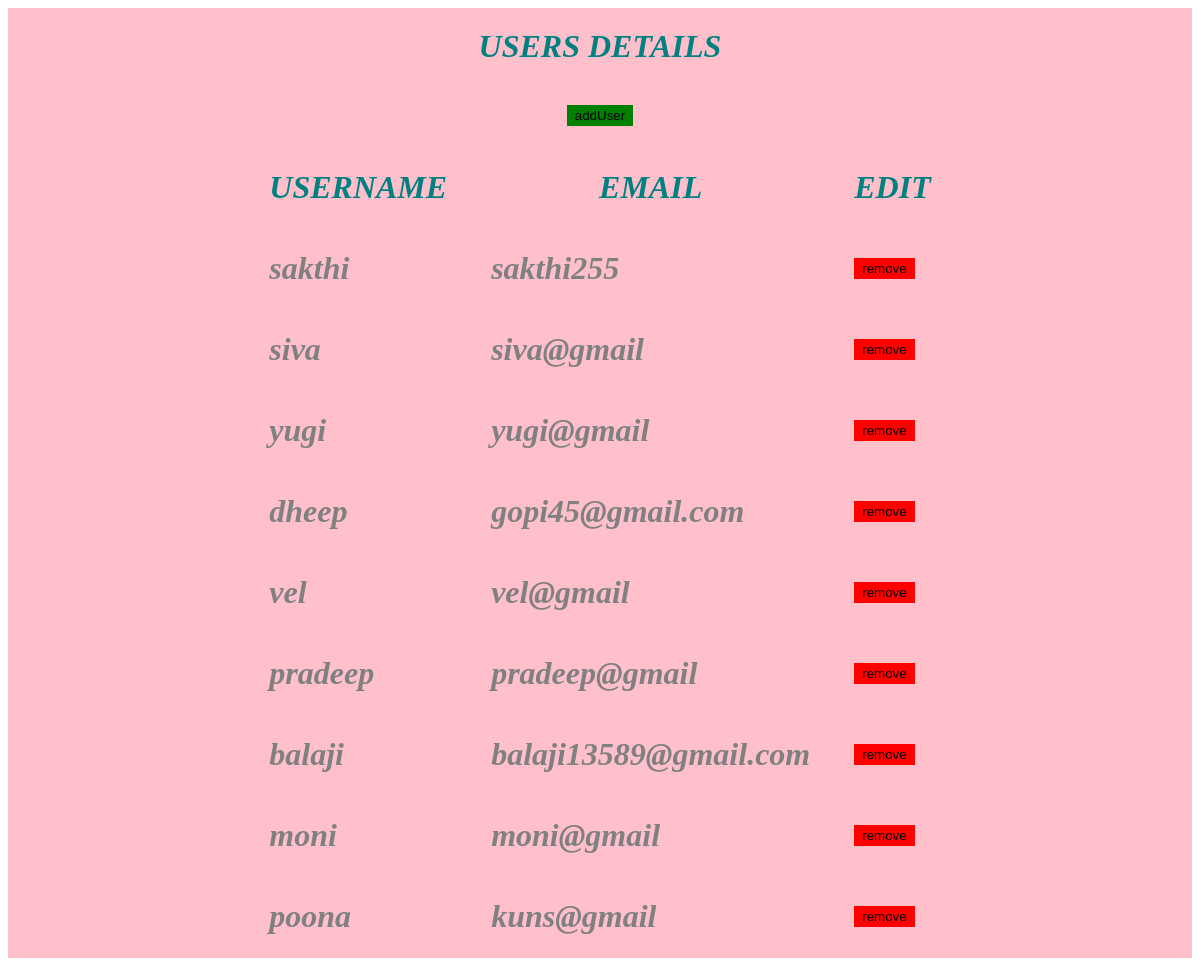
The page /usersdb on the database as committed earlier.
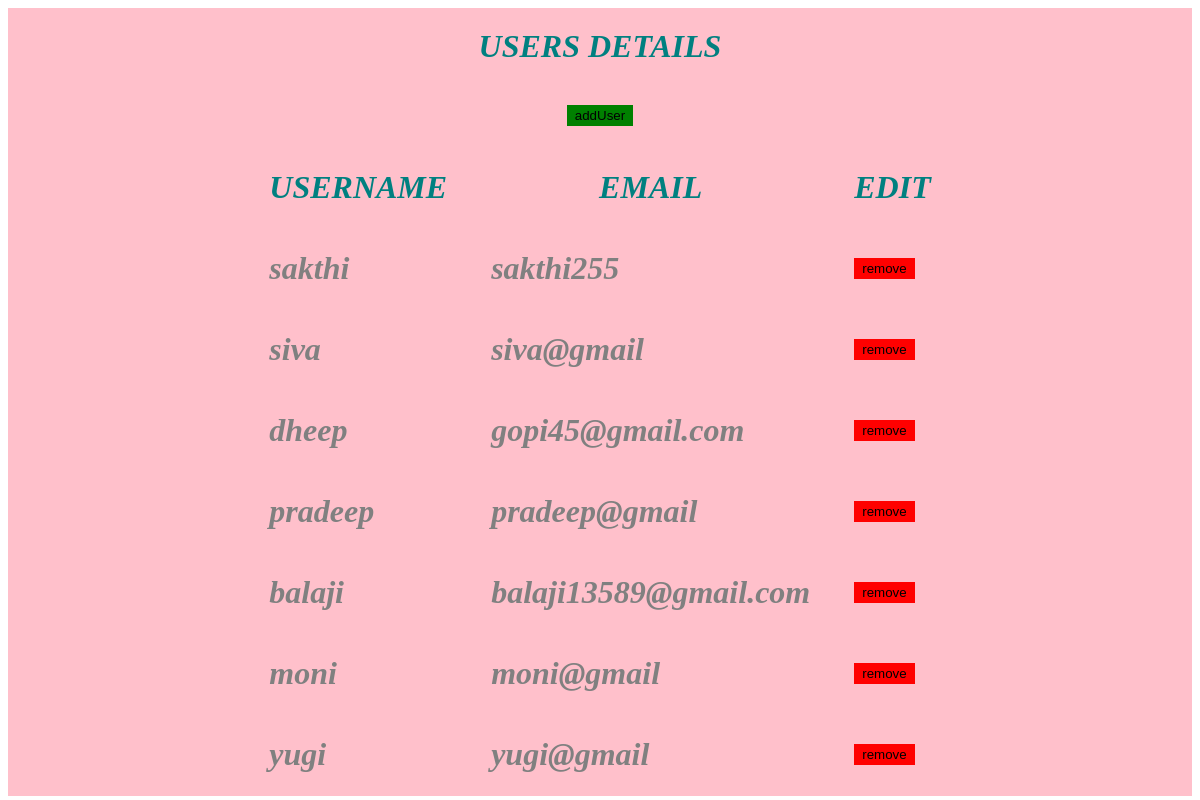
The same page on the database as committed later.
### tables this page shows
CREATE TABLE "user" (
	"username"	TEXT NOT NULL,
	"email"	TEXT NOT NULL,
	"password"	TEXT NOT NULL,
	PRIMARY KEY("username")
);

### app.py (the view)
@app.route("/usersdb")
def usersDb():
    conn=sql.connect("flames.db")
    cur=conn.cursor()
    cur.execute("select * from user")
    data=cur.fetchall()
    l=[]
    for i in data:
        dic={"username":i[0],"email":i[1]}
        l.append(dic)
    return render_template("usersdb.html",data=l)

### templates/usersdb.html (shortened to what this page needs)
<!DOCTYPE html>
<html>
    <head>
        <link rel="stylesheet" href="/static/usersdb.css">
    </head>
    <body>
        <div class="flex">
            <h1 class="dark">USERS DETAILS</h1>
            <a class="text" href="/signup"><button class="green">addUser</button></a>
            <table>
                <tr>
                    <th><h1 class="dark">USERNAME</h1></th>
                    <th><h1 class="dark">EMAIL</h1></th>
                    <th><h1 class="dark">EDIT</h1></th>
                </tr>
                {%for i in data%}
                <tr>
                    <td><h1 class="text">{{i.username}}</h1></td>
                    <td><h1 class="text">{{i.email}}</h1></td>
                    <td><a class="text" href="/removeUser/{{i.username}}"><button class="red">remove</button></a></td>
                </tr>
                {%endfor%}
            </table>
        </div>
    </body>
</html>

Rows that differ between the two databases and show on the page:
removed user: username "vel", email "vel@gmail"
removed user: username "poona", email "kuns@gmail"
changed user "yugi": moves down the list
